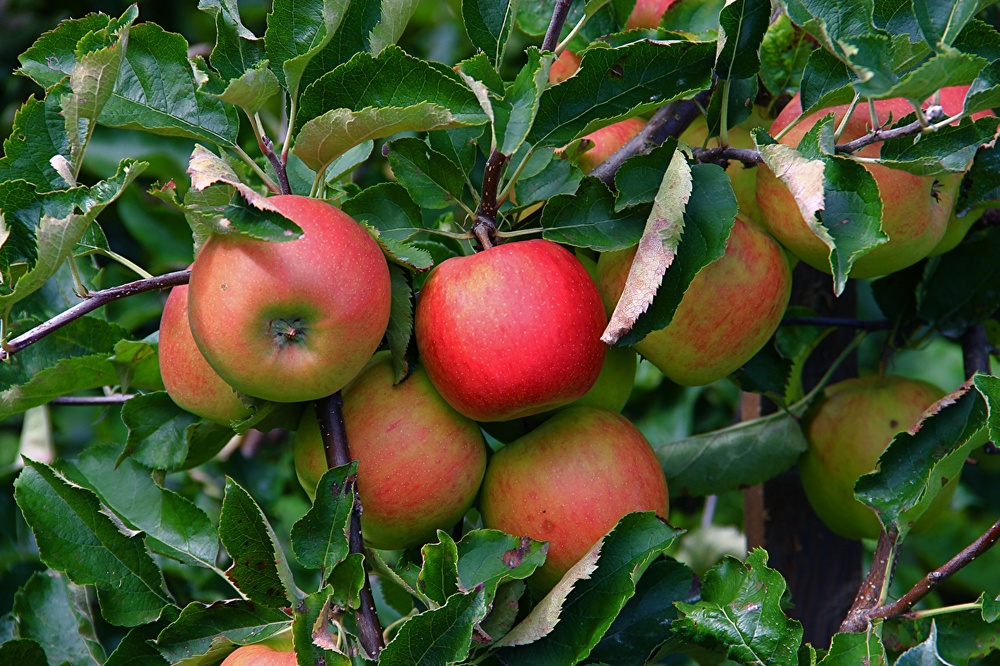
#> input picture 04_img_mask/exam/apples.jpg, 1000 x 666 px, shrunk from 1280 x 853 before the run, found by its file name
$ python c_exam.py
#> lines starting #> are read from the running program, lines starting #| are printed output that depends on the picture; after the words box and inside, x2 and y2 are one past the last pixel; in counts of white or black regions, pixels touching at a corner belong together
# 문제 2에서 생성된 엣지 이미지에 대해 모폴로지 연산을 적용하여 엣지를 정제합니다.
import cv2
import numpy as np

def  case01():
    image = cv2.imread('Apples.jpg')
#> image is the input picture: shape (666, 1000, 3); mean B, G, R 45.1, 78.6, 71.8
    edges = cv2.Canny(image, 100, 200)
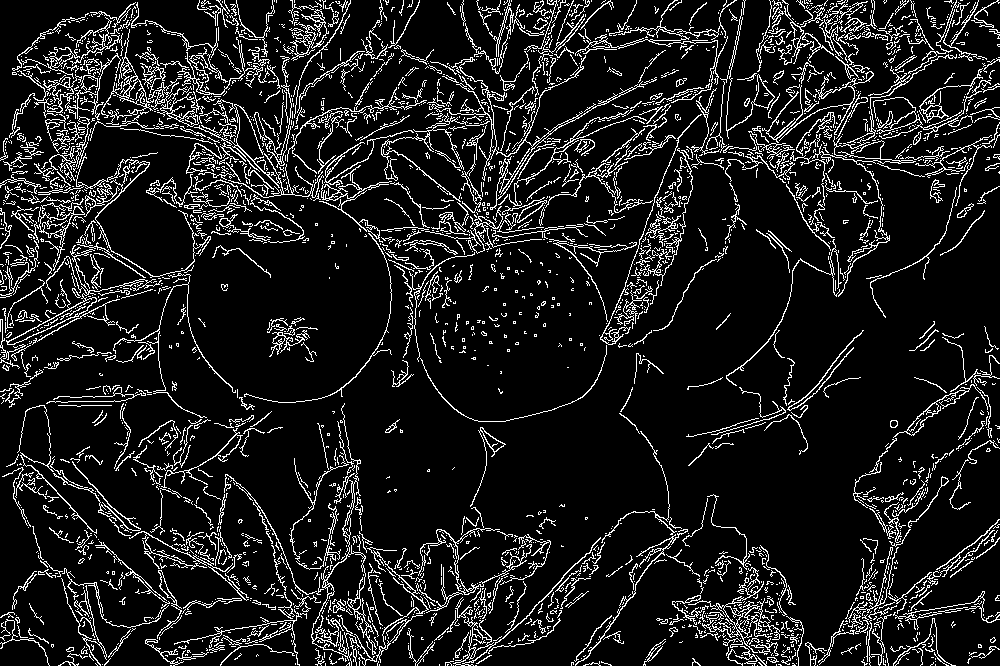
#> edges: shape (666, 1000); 11.1% white in thin lines or dots

    # 모폴로지 연산을 위한 커널 정의
    kernel = np.ones((3,3), np.uint8)

    # 엣지 이미지를 팽창시킨 후 침식
    dilated_edges = cv2.dilate(edges, kernel, )
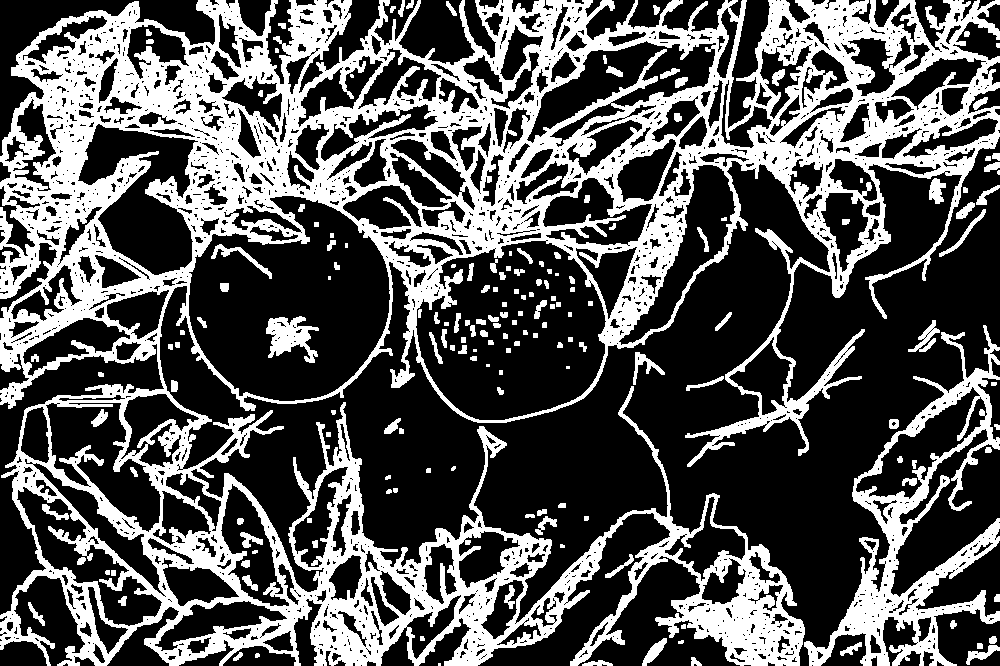
#> dilated_edges: shape (666, 1000); 33.7% white; 175 white regions (16 under 20 px), largest, box (x1, y1, x2, y2) and area: (0, 0, 1000, 666) 198197, (804, 325, 1000, 666) 14748, (266, 316, 319, 363) 1320
    eroded_edges = cv2.erode(dilated_edges, kernel)
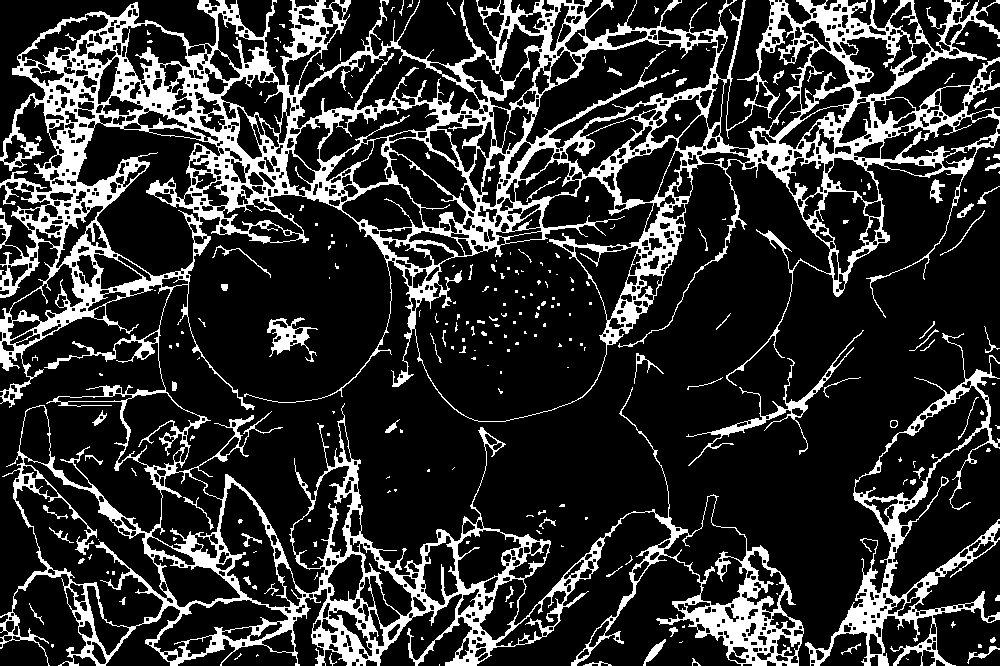
#> eroded_edges: shape (666, 1000); 19.3% white; 240 white regions (161 under 20 px), largest, box (x1, y1, x2, y2) and area: (0, 0, 1000, 666) 112653, (805, 333, 1000, 666) 8364, (686, 330, 864, 466) 1382

    # 결과 이미지 저장
    cv2.imwrite('refined_edges_apple.jpg', eroded_edges)

def case02():
    image = cv2.imread('Apples.jpg' , cv2.IMREAD_GRAYSCALE)
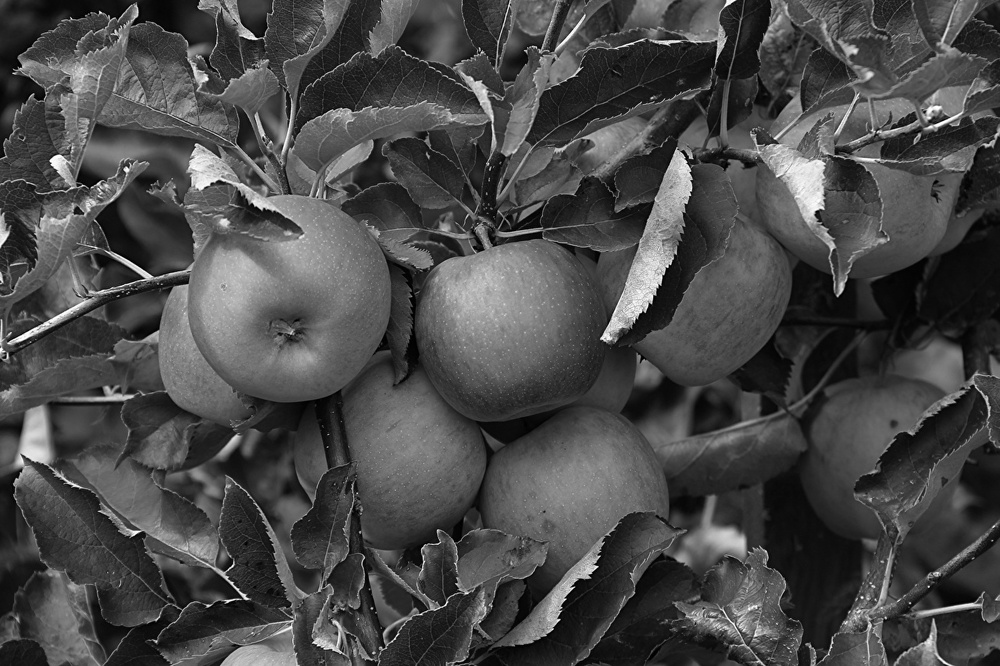
#> image: shape (666, 1000); min 0, max 255, mean 72.7
    edges = cv2.Canny(image, 100, 200)
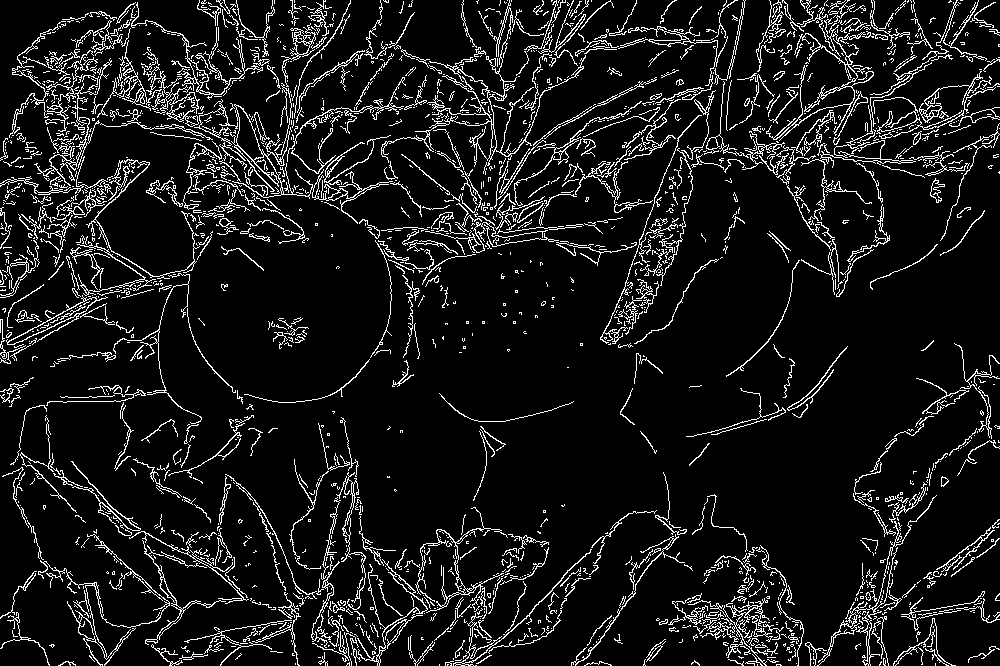
#> edges: shape (666, 1000); 9.3% white in thin lines or dots
    # 모폴로지 연산을 위한 커널 정의
    k = np.ones((3, 3), np.uint8)
    #k = cv2.getStructuringElement(cv2.MORPH_RECT, (7,7))
    # morphologyEx() 함수를 사용하여 열림 연산을 적용 후  닫힘연산 적용
    refined_edges_ex = cv2.morphologyEx(edges, cv2.MORPH_CLOSE, k)
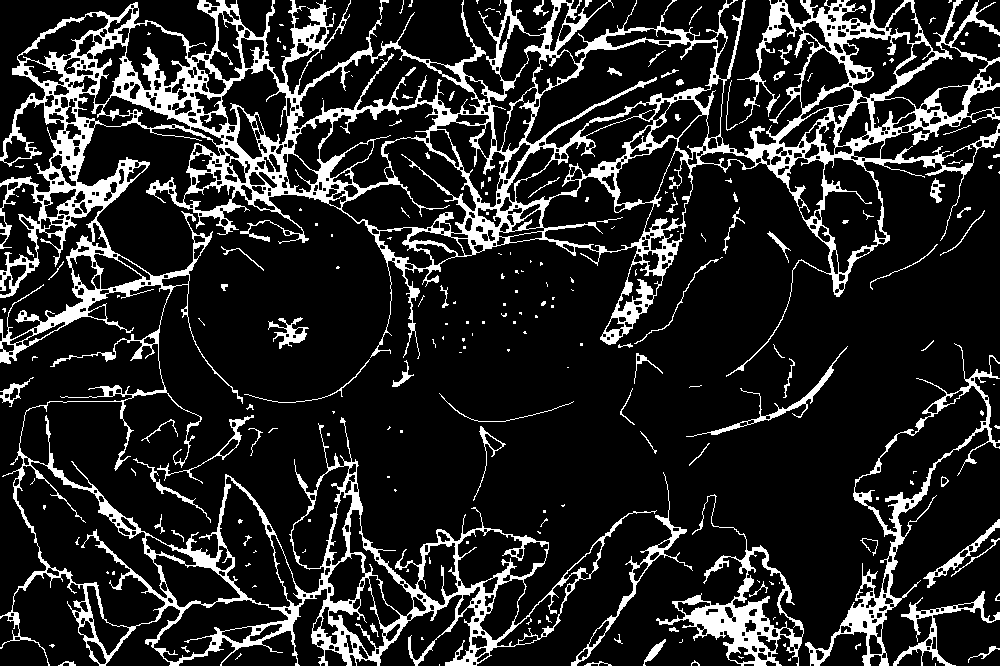
#> refined_edges_ex: shape (666, 1000); 15.6% white; 218 white regions (142 under 20 px), largest, box (x1, y1, x2, y2) and area: (0, 0, 1000, 666) 83367, (805, 343, 1000, 666) 5043, (656, 494, 804, 666) 4689
    cv2.imwrite('refined_edges_apple02.jpg', refined_edges_ex)

case01()
case02()
